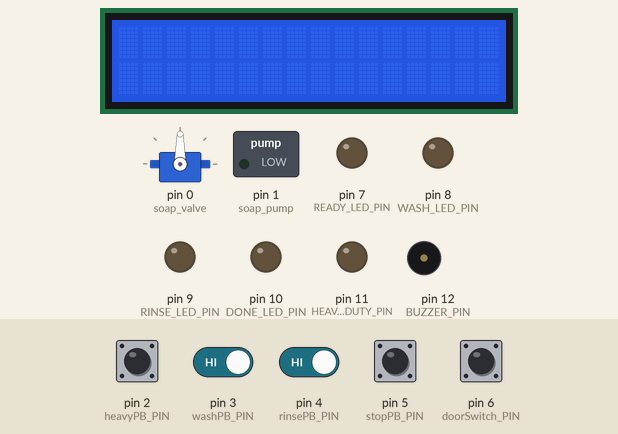
The sketch below on a simulated Arduino Uno, built with avr-gcc and run on an emulated ATmega328P. On the bench: 16×2 character LCD, servo, switched loads named in the sketch (green lamp = pin HIGH), output pins drawn as LEDs (lit = HIGH), buzzer (waves = sounding). The inputs (shaded band) are chosen by the test bench; at power-on: pin 2 (heavyPB_PIN), pin 3 (washPB_PIN), pin 4 (rinsePB_PIN), pin 5 (stopPB_PIN), pin 6 (doorSwitch_PIN) HIGH.

Above: at 1.2 s.
1.3 s: pin 6 (doorSwitch_PIN) pulled LOW for 1 s
At 1.49 s:
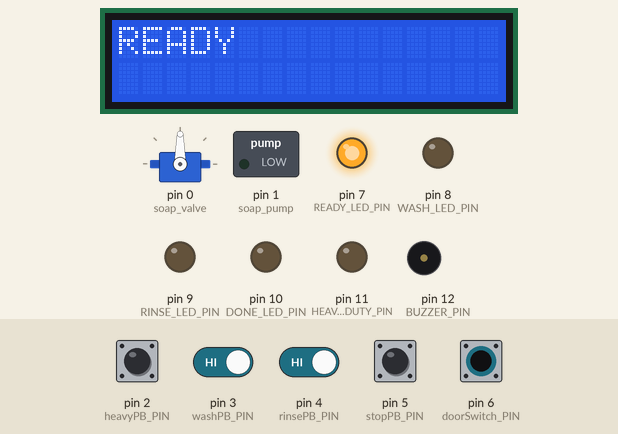
3.8 s: pin 4 (rinsePB_PIN) driven LOW and pin 6 (doorSwitch_PIN) driven LOW
At 6.3 s:
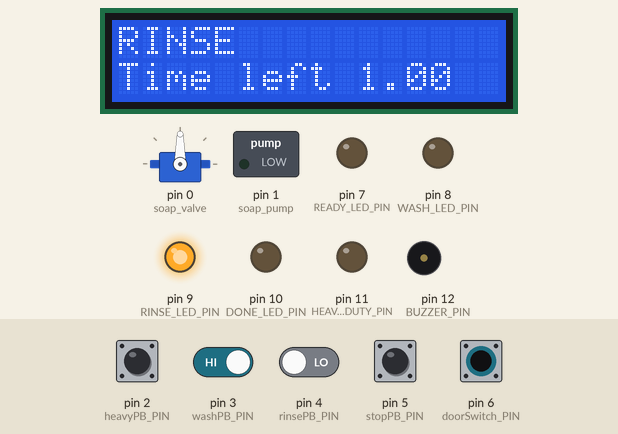
6.4 s: pin 5 (stopPB_PIN) pulled LOW for 1 s
At 7.0 s:
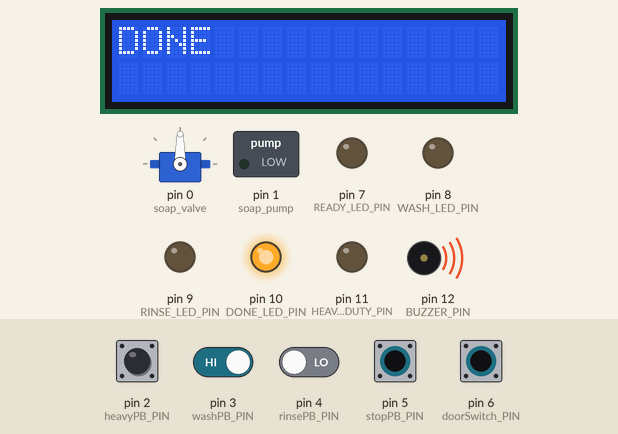
8.9 s: pin 6 (doorSwitch_PIN) driven HIGH
At 9.66 s:
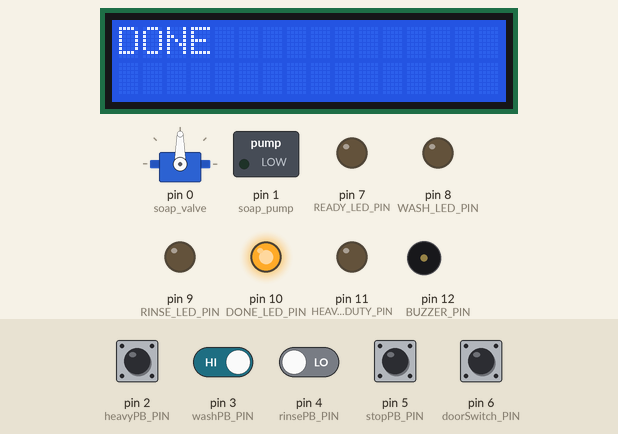
11.3 s: pin 6 (doorSwitch_PIN) driven LOW
At 11.8 s:
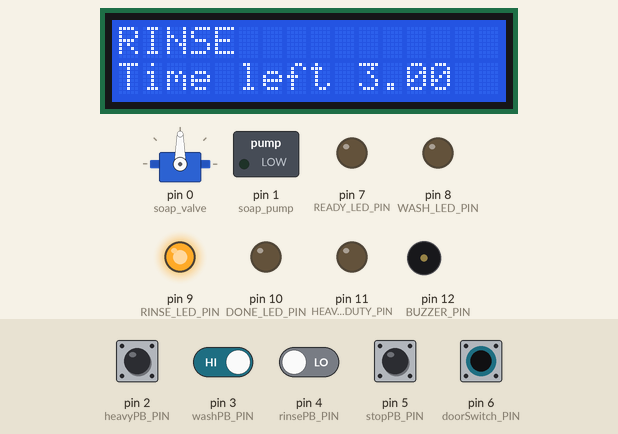
14.3 s: pin 3 (washPB_PIN) driven LOW and pin 5 (stopPB_PIN) driven LOW
At 16.3 s:
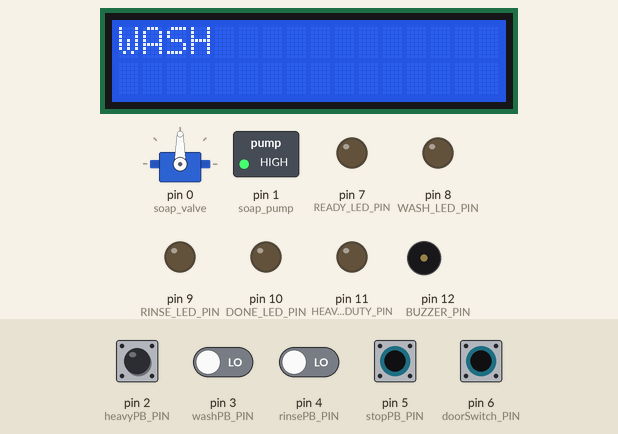
Timing chart, 0 to 20.2 s (numbered marks = the images above; inputs shaded):
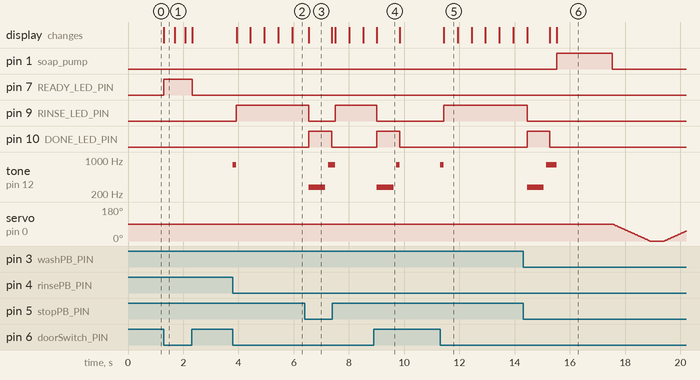

Measured:
- after the input at 1.3 s, pin 7 (READY_LED_PIN): LOW → HIGH at once, → LOW 1.0 s later; the display: changes at once (image 1)
- after the input at 3.8 s, pin 9 (RINSE_LED_PIN): LOW → HIGH after 0.13 s; tone on pin 12 (BUZZER_PIN): silent → 800 Hz at once, → silent 0.13 s later; the display: first changes after 0.13 s (image 2 shows a later state)
- after the input at 6.4 s, pin 9 (RINSE_LED_PIN): HIGH → LOW after 0.15 s instead of 0.55 s; pin 10 (DONE_LED_PIN): LOW → HIGH after 0.15 s instead of 0.55 s
- after the input at 8.9 s, pin 9 (RINSE_LED_PIN): HIGH → LOW after 0.11 s instead of 1.6 s; pin 10 (DONE_LED_PIN): LOW → HIGH after 0.11 s instead of 1.6 s
- after the input at 11.3 s, pin 9 (RINSE_LED_PIN): LOW → HIGH after 0.13 s; tone on pin 12 (BUZZER_PIN): silent → 800 Hz at once, → silent 0.13 s later; the display: changes after 0.13 s (image 5)
- after the input at 14.3 s, pin 1 (soap_pump): LOW → HIGH after 1.2 s, → LOW 2.0 s later
- what the display in image 3 shows lasts 0.9 s, from 6.5 s to 7.4 s

The sketch:

summativePractice.ino
```cpp
//Washing Machine written by Andy Zhang Jan 9th 2022

#include <LiquidCrystal.h> //Utilizes the LCD library and Servo Library
#include <Servo.h>

const int rs = A0, en = A1, d4 = A2, d5 = A3, d6 = A4, d7 = A5; //LCD display pins
LiquidCrystal lcd(rs, en, d4, d5, d6, d7); //Initialize a LCD object
Servo myservo; //Initialize a servo object

//Pinouts for LEDs, Buttons, Data pins, etc.
const int BUZZER_PIN = 12;
const int READY_LED_PIN = 7;
const int WASH_LED_PIN = 8;
const int RINSE_LED_PIN = 9;
const int DONE_LED_PIN = 10;
const int HEAVY_DUTY_PIN = 11;
const int doorSwitch_PIN = 6;
const int stopPB_PIN = 5;
const int rinsePB_PIN = 4;
const int washPB_PIN = 3;
const int heavyPB_PIN = 2;
const int soap_pump = 1;
const int soap_valve = 0;

//Music list for notes and note times
const int music_fre[] = {277, 740, 698, 622, 554, 466, 494, 554, 622, 415, 466, 494, 466, 554, 554, 740, 698, 622, 554, 740, 740, 830, 740, 698, 622, 698, 740, 0};
const float music_delay[] = {1.5, 0.5, 0.5, 0.5, 1.5, 1.5, 0.5, 0.5, 0.5, 0.5, 0.5, 0.5, 1.5, 1.5, 1.5, 0.5, 0.5, 0.5, 1.5, 1.5, 0.5, 0.5, 0.5, 0.5, 0.5, 0.5, 2, 1};
boolean music_played = false; //Boolean variable to store whether the music has been played

//Boolean vars of all the switches
bool doorState = digitalRead(doorSwitch_PIN);
bool stopPBState = digitalRead(stopPB_PIN);
bool rinsePBState = digitalRead(rinsePB_PIN);
bool washPBState = digitalRead(washPB_PIN);
bool heavyPBState = digitalRead(heavyPB_PIN);

int pos = 0; //Servo Position in degrees
int mode = 0; //Switch case value

void setup() {
  //Setup LCD screen size & and attach servo object to correct pin
  lcd.begin(16, 2);
  myservo.attach(soap_valve);

  //Set all LEDs as output pins
  pinMode(BUZZER_PIN, OUTPUT);
  pinMode(READY_LED_PIN, OUTPUT);
  pinMode(WASH_LED_PIN, OUTPUT);
  pinMode(RINSE_LED_PIN, OUTPUT);
  pinMode(DONE_LED_PIN, OUTPUT);
  pinMode(HEAVY_DUTY_PIN, OUTPUT);
  pinMode(soap_pump, OUTPUT);
  //Set all switches and buttons as inputs
  pinMode(doorSwitch_PIN, INPUT);
  pinMode(stopPB_PIN, INPUT);
  pinMode(rinsePB_PIN, INPUT);
  pinMode(washPB_PIN, INPUT);
  pinMode(heavyPB_PIN, INPUT);
}

void loop() {
  //read button states
  doorState = digitalRead(doorSwitch_PIN);
  stopPBState = digitalRead(stopPB_PIN);
  rinsePBState = digitalRead(rinsePB_PIN);
  washPBState = digitalRead(washPB_PIN);
  heavyPBState = digitalRead(heavyPB_PIN);

  switch (mode) {
    case 0: //standby
  	//Turn all LEDs off
  	digitalWrite(READY_LED_PIN, LOW);
      digitalWrite(WASH_LED_PIN, LOW);
      digitalWrite(RINSE_LED_PIN, LOW);
      digitalWrite(DONE_LED_PIN, LOW);
      digitalWrite(HEAVY_DUTY_PIN, LOW);
      if (doorState == LOW) //If Door is closed move to ready state
  	{
    	mode = 1;
      }
      if (rinsePBState == LOW && doorState == LOW) //If the rinse button is pressed and the door is closed begin rinse state
  	{
    	mode = 3;
    	//Play a short tone
    	tone(BUZZER_PIN, 800);
    	delay(125);
    	noTone(BUZZER_PIN);
      }
      if (washPBState == LOW && doorState == LOW) //If the wash button is pressed and the door is closed begin wash state
  	{
    	mode = 2;
    	//Play a short tone
    	tone(BUZZER_PIN, 800);
    	delay(125);
    	noTone(BUZZER_PIN);
      }
      if (heavyPBState == LOW && doorState == LOW)//If the heavyduty button is pressed and the door is closed begin heavyduty state
  	{
    	mode = 5;
    	//Play a short tone
    	tone(BUZZER_PIN, 800);
    	delay(125);
    	noTone(BUZZER_PIN);
      }
      break;
    case 1: //ready LED
  	//Prints on the first line "READY" and turns all LEDs off except the ready LED
  	lcd.print("READY");
      digitalWrite(READY_LED_PIN, HIGH);
      digitalWrite(WASH_LED_PIN, LOW);
      digitalWrite(RINSE_LED_PIN, LOW);
      digitalWrite(DONE_LED_PIN, LOW);
      mode = 0; //Loops back to mode 0 to check for button presses
  	delay(125); //Delay for button debounce
  	lcd.clear();
      break;
    case 2: //Wash LED
  	//Prints on the first line "WASH" and turns all LEDs off except the Wash LED
  	lcd.print("WASH");
      music_played = false; //Resets music played counter
  	dispenseSoap(); //Dispense Soap
  	digitalWrite(READY_LED_PIN, LOW);
      digitalWrite(WASH_LED_PIN, HIGH);
      washDelay(8000, "WASH"); //Waits 8 seconds whilst checking for the stop button or open door
  	//Prints on the first line "RINSE" and turns all LEDs off except the RINSE LED
  	lcd.print("RINSE");
      digitalWrite(RINSE_LED_PIN, HIGH);
      digitalWrite(WASH_LED_PIN, LOW);
      washDelay(3000, "RINSE"); //Waits 3 seconds whilst checking for the stop button or open door
  	delay(125); //Delay for button debounce
  	lcd.clear();
      mode = 4; //Moves to "done" state
  	break;
    case 3: //Rinse LED
  	//Prints on the first line "RINSE" and turns all LEDs off except the RINSE LED
  	lcd.print("RINSE");
      digitalWrite(READY_LED_PIN, LOW);
      digitalWrite(WASH_LED_PIN, LOW);
      digitalWrite(RINSE_LED_PIN, HIGH);
      digitalWrite(DONE_LED_PIN, LOW);
      washDelay(3000, "RINSE"); //Waits 3 seconds whilst checking for the stop button or open door
  	lcd.clear();
      mode = 4; //Moves to "done" state
  	music_played = false; //Resets music played counter
  	break;
    case 4: //Done LED
  	//Prints on the first line "DONE" and turns all LEDs off except the DONE LED
  	lcd.print("DONE");
      digitalWrite(READY_LED_PIN, LOW);
      digitalWrite(WASH_LED_PIN, LOW);
      digitalWrite(RINSE_LED_PIN, LOW);
      digitalWrite(DONE_LED_PIN, HIGH);
      if (music_played == false) //If music has not been played, play music once
  	{
    	music();
    	music_played = true;
    	delay(100); //Debounce
  	}
      // Check door/stop button state
  	doorState = digitalRead(doorSwitch_PIN);
      stopPBState = digitalRead(stopPB_PIN);
      if ((doorState == HIGH) || (stopPBState == LOW)) // If door is open or stop is pressed go to standby mode
  	{
    	tone(BUZZER_PIN, 800); //Short button tone
    	delay(125);
    	lcd.clear();
    	noTone(BUZZER_PIN);
    	mode = 0; //Reset to standby mode
    	break;
      }
      else {
    	//loop itself with a debounce delay
    	delay(125);
        lcd.clear();
    	mode = 4;
    	break;
      }
    case 5: //Heavyduty LED
  	//Prints on the first line "HEAVYDUTY" and turns all LEDs off except the HEAVYDUTY LED
  	dispenseSoap(); //Dispense soap
  	lcd.print("HEAVYDUTY");
      digitalWrite(READY_LED_PIN, LOW);
      digitalWrite(HEAVY_DUTY_PIN, HIGH);
      washDelay(10000, "HEAVYDUTY"); //Waits 10 seconds whilst checking for the stop button or open door
  	lcd.print("RINSE");
      digitalWrite(HEAVY_DUTY_PIN, LOW);
      digitalWrite(RINSE_LED_PIN, HIGH);
      washDelay(3000, "RINSE"); //Waits 3 seconds whilst checking for the stop button or open door
  	lcd.clear();
      mode = 4; //Moves to "done" state
  	break;
  }
}

void music() {
  //Plays a tone 28 times depending on frequency and time from the 2 lists
  for (int i = 0; i <= 27; i++) {
    if (music_fre[i] != 0) {
      tone(BUZZER_PIN, music_fre[i]);
      delay(music_delay[i] * 400);
    }
    else {
      noTone(BUZZER_PIN);
      delay(music_delay[i] * 400);
    }
    // Check door/stop button state
    stopPBState = digitalRead(stopPB_PIN);
    doorState = digitalRead(doorSwitch_PIN);
    if (stopPBState == LOW || doorState == HIGH) //If door is open or stop is pressed stop the music
    {
      mode = 4;
      music_played = true;
      noTone(BUZZER_PIN);
      break;
    }
    noTone(BUZZER_PIN);
    delay(15);
  }
}

void washDelay(int delayTime, String washType) {
  lcd.clear();
  int counter = 0;
  // Print which Wash it is
  int timeleft = delayTime / 1000; //Milliseconds to seconds conversion
  lcd.print(washType);
  //Loops a simple check button state and delay of 100ms to add up to total delay needed
  for (int i = 0; i < delayTime / 100; i++) {
    // Check door/stop button state
    stopPBState = digitalRead(stopPB_PIN);
    doorState = digitalRead(doorSwitch_PIN);
    if (stopPBState == LOW || doorState == HIGH) //If door is open or stop is pressed break out of the delay
    {
      mode = 4;
      music_played = true;
      delay(100);
      break;
    }
    //Print on the second line
    lcd.setCursor(0, 1);
    if (counter % 5 == 0) //Print the timeleft as the initial time - a counter counting every 0.5 seconds
    {
      lcd.print("Time left " + String(timeleft - (counter * 0.1)));
    }
    delay(100);
    counter++;
  }
}

void dispenseSoap() {
  //Turn on motor for 2 seconds
  digitalWrite(soap_pump, HIGH);
  delay(2000);
  digitalWrite(soap_pump, LOW);
  //Open gate and wait half a second
  for (pos = 90; pos >= 0; pos -= 1) {
    myservo.write(pos);
    delay(15);
  }
  delay(500);
  //Closed gate and wait half a second
  for (pos = 0; pos <= 90; pos += 1) {
    myservo.write(pos);
    delay(15);
  }
}
```
